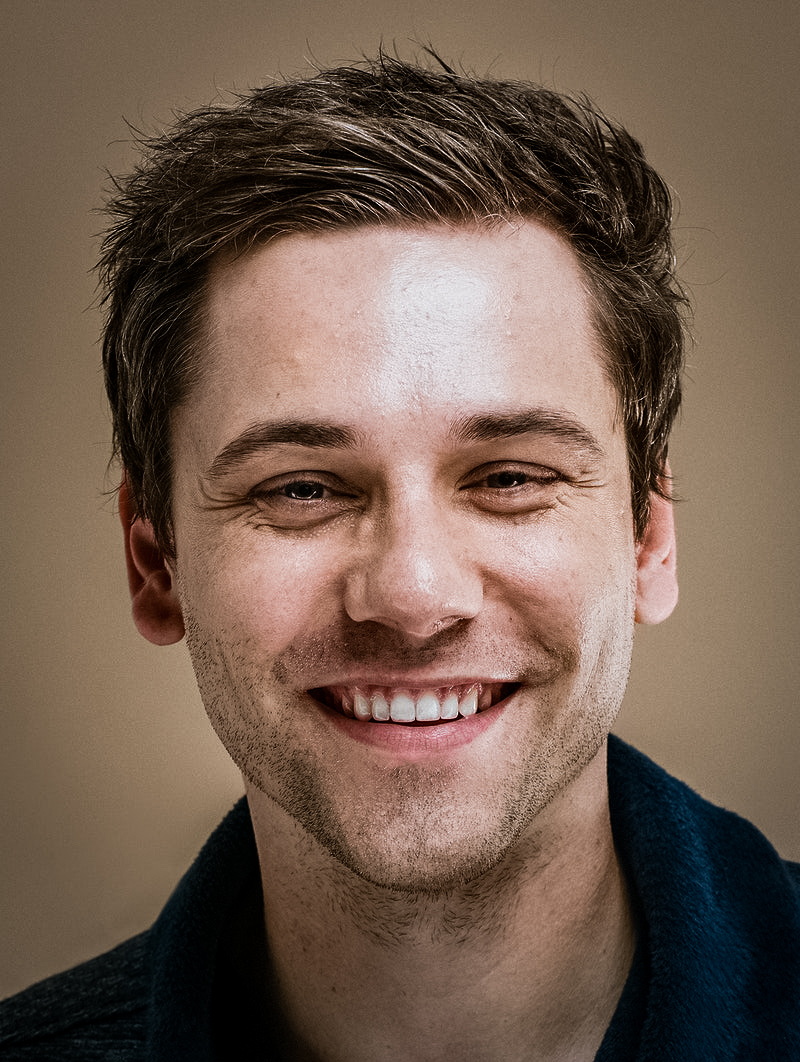
#> input picture loh.jpg, 800 x 1062 px
$ python tut1.py
#> lines starting #> are read from the running program, lines starting #| are printed output that depends on the picture
import cv2
import matplotlib.pyplot as plt

img = cv2.imread('loh.jpg', 0)
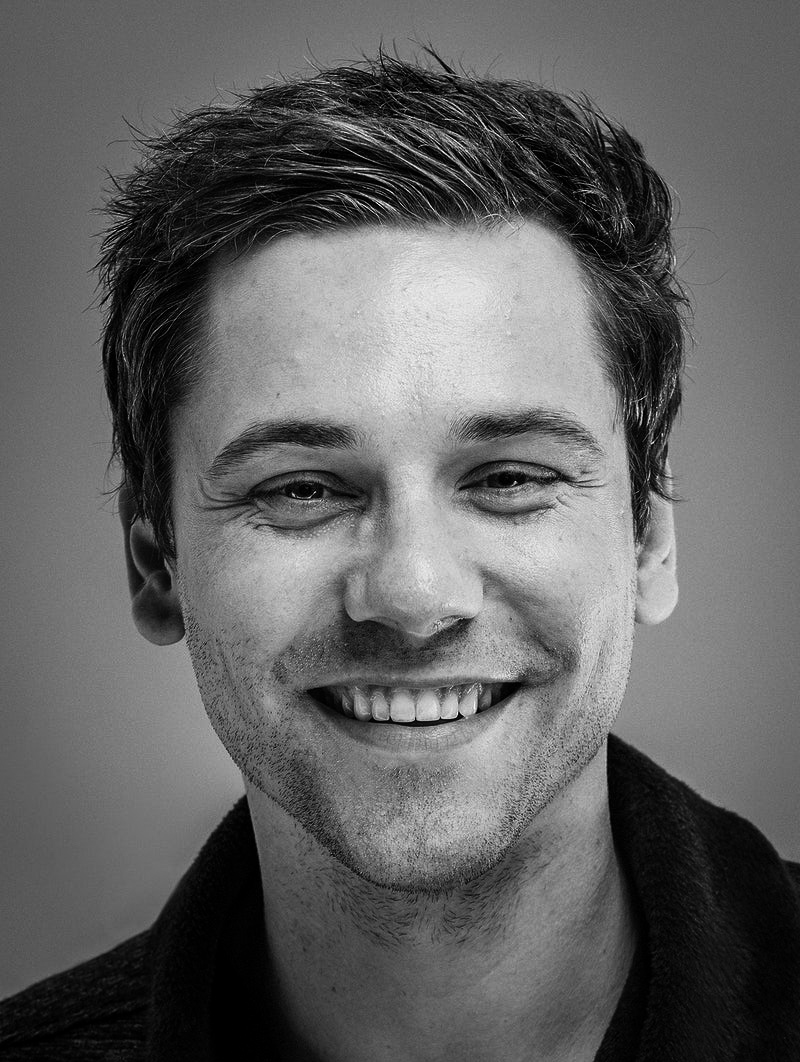
#> img: shape (1062, 800); min 0, max 255, mean 98.4
img = cv2.resize(img, (0,0), fx=1, fy=0.25)
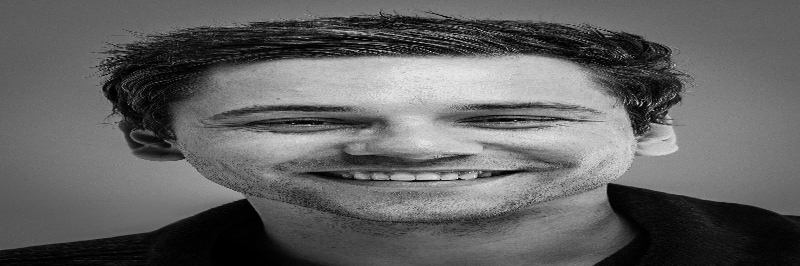
#> img: shape (266, 800); min 0, max 248, mean 98.5
img = cv2.rotate(img, cv2.ROTATE_90_COUNTERCLOCKWISE)
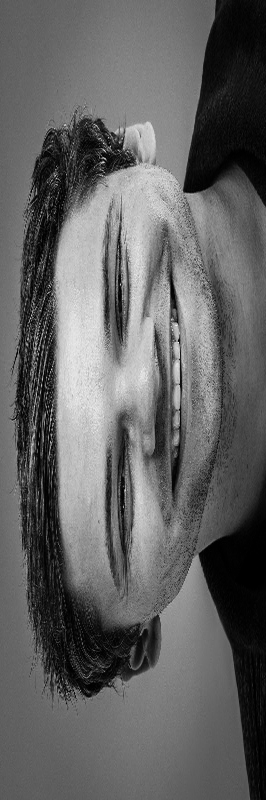
#> img: shape (800, 266); min 0, max 248, mean 98.5


if img is not None:
    plt.imshow(img, cmap='gray')
    plt.title('Imageim')
    plt.axis('off')
    plt.show()
    cv2.imwrite('new_img.jpg', img)
